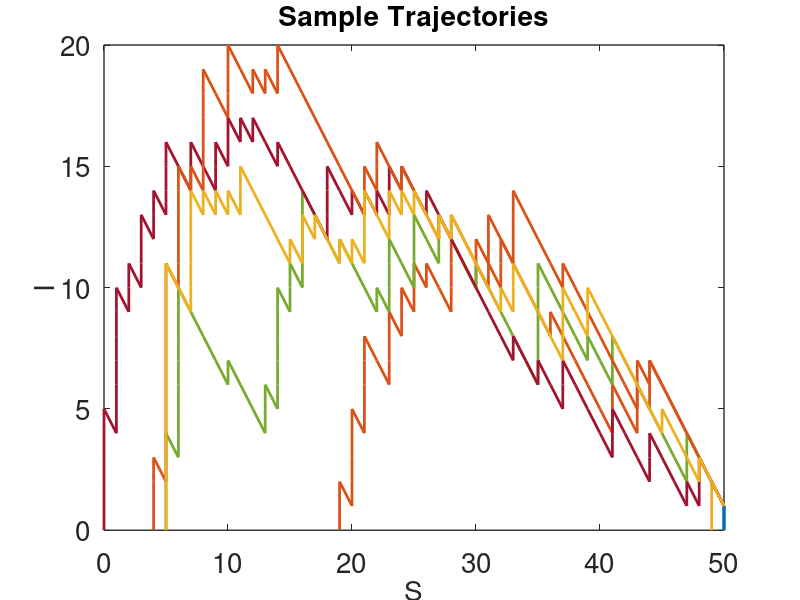
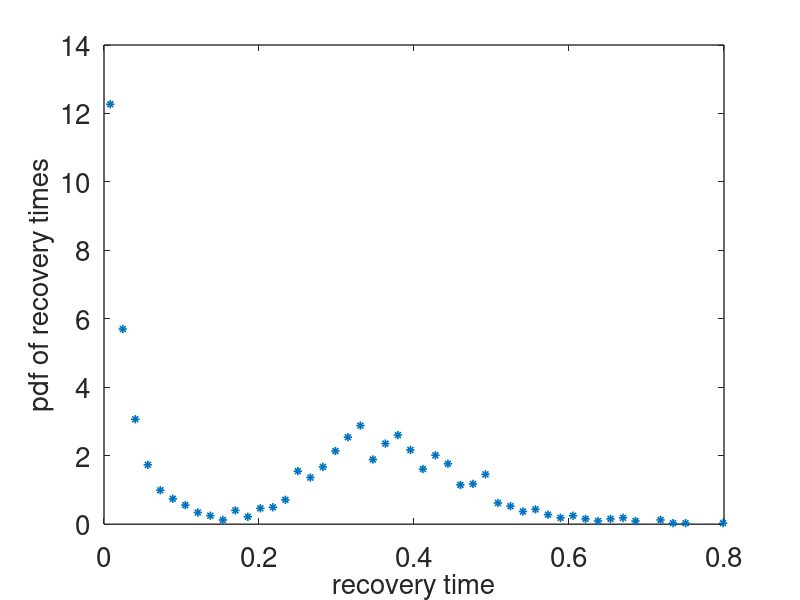
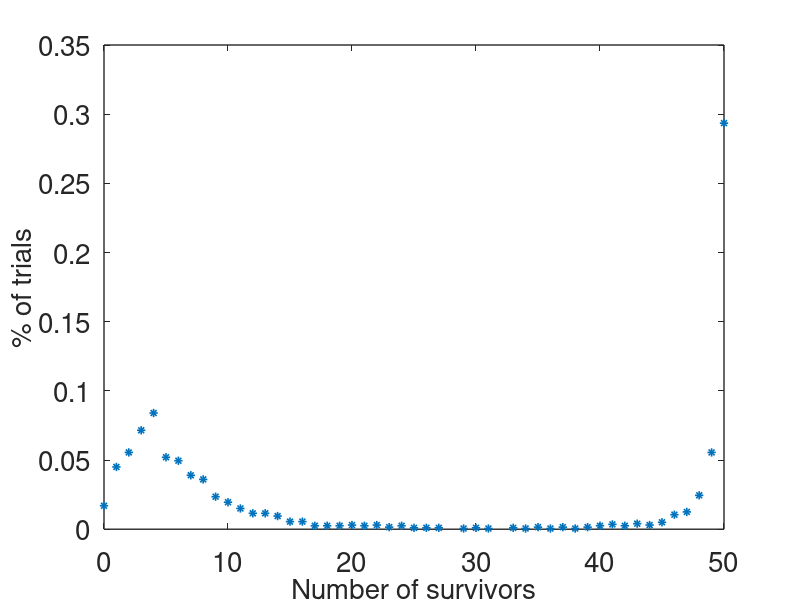
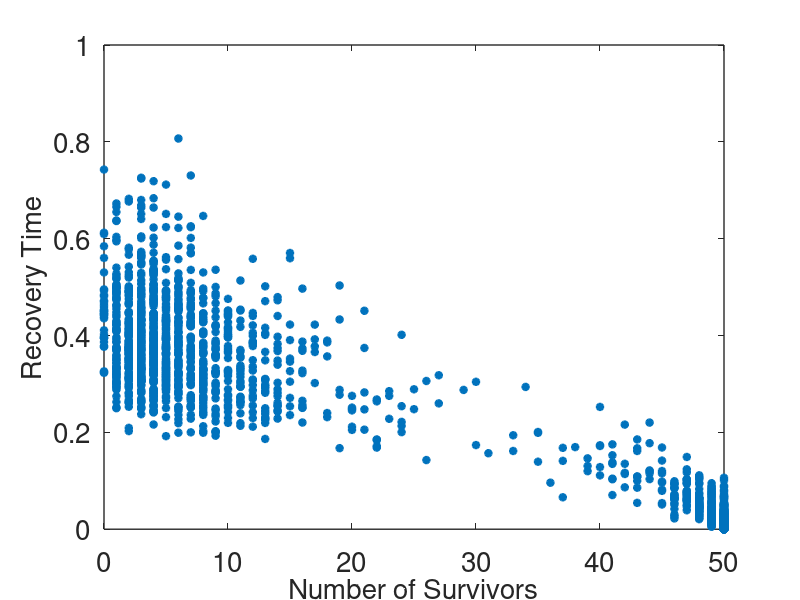

MATLAB code to generate these figures, in order:
% Gillespie simulation for the SIR process
% reaction 1 infection S + I -> 2I at rate alpha
% reaction 2 recovery I -> R at rate beta
 
clear 

set(0,                           ...
   'defaultaxesfontsize', 20,   ...
   'defaultaxeslinewidth', 1.0, ...
   'defaultlinelinewidth', 1.2, ...
   'defaultpatchlinewidth', 0.7);

bset=[20,55];  % set of beta values to simulate

for jc=1:2
    
N = 50; %initial susceptible population size
% initial infected population = 1;
 
K = 2000;  % number of trials
alpha = 1;  % without loss of generality
beta = bset(jc);   

%set the rate constants for two reactions:
c(1) = alpha;  %S + I -> 2I  %  
c(2) = beta; %I -> R

%Specify the change matrix
%C is a three by 2 matrix; three states, two possible reactions
C = [-1,1,0;0,-1,1];  %What happens to s, i and r when a reaction occurs:
%initialize the state space

s = N* ones(K,1); % start with N susceptibles
i = ones(K,1); %start each population with one infected

  
S = s ; %This will keep track of the   trajectories
I = i ;
T = zeros(K,1);  %This will track the transition times
j = 1; % number of reaction steps
rk = [];

ndx = find(i>0);  %update only the s's that are not zero
Nt = length(ndx); %=K at first
Kt = 5000; % max number of time steps to prevent very long runs without termination
while (Nt>0&j<Kt)
    j = j+1;
    h(:,1) = c(1)*s.*i;  %reaction rate 1
    h(:,2) = c(2)*i; % reaction rate 2
     
    hc = cumsum(h')'; % the cumulative sum of h
    H = sum(h')';
   
    rn = rand(Nt,2); %find a random number for the number of not yet terminated trajectories
    
    T(:,j) = T(:,j-1);  % add the current time to T
    
    for k = 1:Nt
     % update only those for which i >0
     
    T(ndx(k),j) = - log(rn(k,1))/H(ndx(k)) +T(ndx(k),j-1); % time of next reaction
    rk  = min(find(rn(k,2) <=hc(ndx(k),:)/H(ndx(k)) )); % this determines which reaction occurs
    s(ndx(k)) = s(ndx(k)) + C(rk,1); % update s and i
    i(ndx(k)) = i(ndx(k)) + C(rk,2);
    
    end 
    % save the values of the  trajectories
    S(:,j) = s ;
    I(:,j) = i ;
    ndx = find(i>0);  %check to see which trajectories are not extinct yet
    if (isempty(ndx)==1)
        Nt = 0;
    else
        Nt = length(ndx); %Nt is the number of trajectories not yet extinct
    
    end
end
 
 kj = 10; % use the first several trials to plot   sample trajectories
  
% phase portrait of some trajectories
 figure(1+5*(jc-1))
  for k = 1:kj
 plot(S(k,:) ,I(k,:) ,'linewidth',2)
 hold on
 end
 xlabel('S', 'fontsize', 20)
 ylabel('I', 'fontsize', 20)
title('Sample Trajectories','fontsize',20)
 hold off
 
% now process the data 
% scatterplot of recovery times and number of survivors
 figure(5+5*(jc-1))
 plot(S(:,end),T(:,end),'*','linewidth',2)
 xlabel('Number of Survivors','fontsize',20)
 ylabel('Recovery Time','fontsize',20)

 % create the pdf for extinction times from the data
 
 
 [NN,TT]=hist(T(:,end),50);  % histogram of the extinction times with 50 boxes
 tt = sort(TT);
   
 dt = mean(TT(2:end)-TT(1:end-1));  %timestep increment on the histogram
 
 % NN/(K*dt) is the approximate pdf for the extinction times from data
 % it is normalized to have total integral = 1
 figure(2+5*(jc-1))
 
 NNne0=find(NN>0);
 plot(TT(NNne0), NN(NNne0)/(K*dt),'*')
 xlabel('recovery time','fontsize',20)
 ylabel('pdf of recovery times','fontsize',20)
 

 % create a histogram for number of survivors
 SNb = zeros(N+1,1);
 for j = 1:K
     jdx = S(j,end);
     SNb(jdx+1) = SNb(jdx+1)+1;
 end
 xnb = [0:N];
 figure(3+5*(jc-1))
 sne0=find(SNb>0);
 plot(xnb(sne0),SNb(sne0)/K,'*')
 xlabel('Number of survivors','fontsize',20)
 ylabel('% of trials','fontsize',20)
  
  
end
